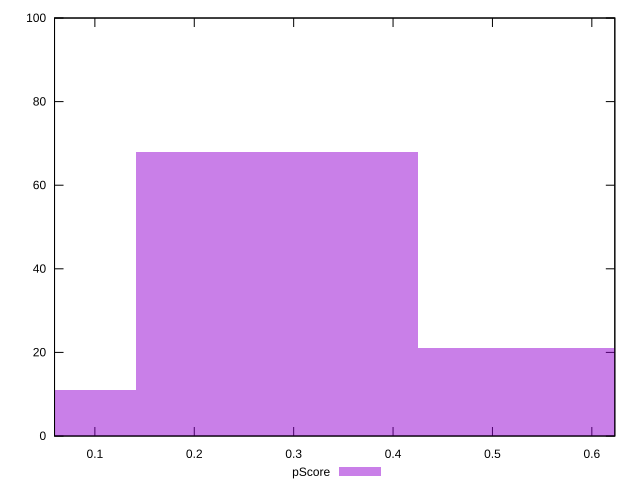

The script that saved this image:
reset

$pScore <<EOF
0.28332537996637863 68
0.5666507599327573 21
0 11
EOF

set key outside below
set boxwidth 0.28332537996637863
set xrange [0.059409857865335036:0.6231273583848951]
set yrange [0:100]
set trange [0:100]
set style fill transparent solid 0.5 noborder
set terminal svg size 640, 490 enhanced background rgb 'white'
set output "report_00013_2021-02-09T12-04-24.940Z/speed-index/samples/pages/pScore/histogram.svg"

plot $pScore title "pScore" with boxes

reset
